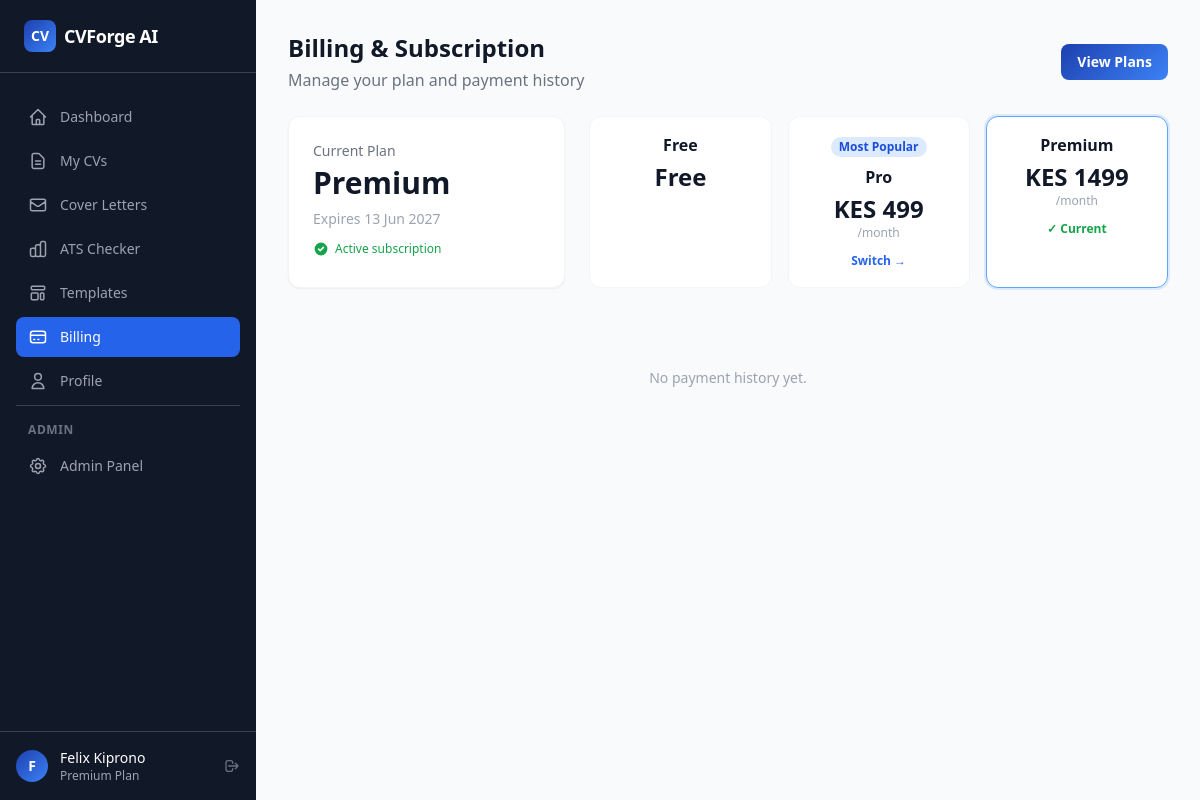
Page /billing/ (signed in) on the committed database.
### app/models.py (models this page shows, shortened)
class User(db.Model, UserMixin):
    __tablename__ = "users"
    id = db.Column(db.Integer, primary_key=True)
    email = db.Column(db.String(255), unique=True, nullable=False, index=True)
    username = db.Column(db.String(80), unique=True, nullable=True, index=True)
    password_hash = db.Column(db.String(255), nullable=True)
    first_name = db.Column(db.String(80), nullable=True)
    last_name = db.Column(db.String(80), nullable=True)
    avatar_url = db.Column(db.String(500), nullable=True)
    google_id = db.Column(db.String(255), unique=True, nullable=True, index=True)
    oauth_provider = db.Column(db.String(50), nullable=True)
    is_active = db.Column(db.Boolean, default=True, nullable=False)
    is_admin = db.Column(db.Boolean, default=False, nullable=False)
    is_verified = db.Column(db.Boolean, default=False, nullable=False)
    verification_token = db.Column(db.String(255), nullable=True)
    reset_token = db.Column(db.String(255), nullable=True)
    reset_token_expires = db.Column(db.DateTime(timezone=True), nullable=True)
    plan = db.Column(db.String(20), default="free", nullable=False)
    plan_expires_at = db.Column(db.DateTime(timezone=True), nullable=True)
    created_at = db.Column(db.DateTime(timezone=True), default=utcnow, nullable=False)
    updated_at = db.Column(db.DateTime(timezone=True), default=utcnow, onupdate=utcnow, nullable=False)
    last_login_at = db.Column(db.DateTime(timezone=True), nullable=True)
    profile = db.relationship("Profile", backref="user", uselist=False, lazy="joined", cascade="all, delete-orphan")
    resumes = db.relationship("Resume", backref="user", lazy="dynamic", cascade="all, delete-orphan")
    cover_letters = db.relationship("CoverLetter", backref="user", lazy="dynamic", cascade="all, delete-orphan")
    subscriptions = db.relationship("Subscription", backref="user", lazy="dynamic", cascade="all, delete-orphan")
    payments = db.relationship("Payment", backref="user", lazy="dynamic", cascade="all, delete-orphan")
    ai_usages = db.relationship("AIUsage", backref="user", lazy="dynamic", cascade="all, delete-orphan")
    activity_logs = db.relationship("ActivityLog", backref="user", lazy="dynamic", cascade="all, delete-orphan")
    notifications = db.relationship("Notification", backref="user", lazy="dynamic", cascade="all, delete-orphan")
    @property
    def is_premium(self) -> bool:
        if self.plan in ("pro", "premium") and self.plan_expires_at:
            return _make_aware(self.plan_expires_at) > datetime.now(timezone.utc)
        return False
    @property
    def full_name(self) -> str:
        parts = filter(None, [self.first_name, self.last_name])
        return " ".join(parts) or self.email.split("@")[0]
    def get_active_subscription(self):
        return (
            self.subscriptions
            .filter_by(status="active")
            .order_by(Subscription.end_date.desc())
            .first()
        )

class PricingPlan(db.Model):
    __tablename__ = "pricing_plans"
    id = db.Column(db.Integer, primary_key=True)
    slug = db.Column(db.String(20), unique=True, nullable=False)
    name = db.Column(db.String(50), nullable=False)
    price_kes = db.Column(db.Integer, nullable=False, default=0)
    billing_period = db.Column(db.String(20), default="month")
    is_active = db.Column(db.Boolean, default=True)
    is_popular = db.Column(db.Boolean, default=False)
    sort_order = db.Column(db.Integer, default=0)
    features = db.Column(db.JSON, nullable=True)
    daily_cv_limit = db.Column(db.Integer, default=3)
    daily_cover_letter_limit = db.Column(db.Integer, default=3)
    daily_ats_limit = db.Column(db.Integer, default=5)
    allow_docx = db.Column(db.Boolean, default=False)
    allow_version_history = db.Column(db.Boolean, default=False)
    allow_career_coach = db.Column(db.Boolean, default=False)
    created_at = db.Column(db.DateTime(timezone=True), default=utcnow)
    updated_at = db.Column(db.DateTime(timezone=True), default=utcnow, onupdate=utcnow)

### app/routes/billing.py (the view)
@billing_bp.route("/")
@login_required
def index():
    subscriptions = (current_user.subscriptions
                     .order_by(Subscription.created_at.desc()).all())
    payments = (current_user.payments
                .order_by(Payment.created_at.desc()).all())
    active_sub = current_user.get_active_subscription()
    plans = PricingPlan.query.filter_by(is_active=True).order_by(PricingPlan.sort_order).all()
    return render_template("billing/index.html",
                           subscriptions=subscriptions,
                           payments=payments,
                           active_sub=active_sub,
                           plans=plans)

### app/__init__.py (called while the page is built)
@login_manager.user_loader
def load_user(user_id):
    return db.session.get(User, int(user_id))

### app/models.py (called while the page is built)
def _make_aware(dt):
    if dt is None:
        return None
    if dt.tzinfo is None:
        return dt.replace(tzinfo=timezone.utc)
    return dt

### app/templates/billing/index.html (shortened to what this page needs)
{% extends "base_dashboard.html" %}
{% block page_title %}Billing & Subscription{% endblock %}
{% block page_subtitle %}Manage your plan and payment history{% endblock %}
{% block page_actions %}
  <a href="{{ url_for('billing.plans') }}"
     class="inline-flex items-center gap-2 px-4 py-2 rounded-lg gradient-brand text-white text-sm font-semibold hover:opacity-90 transition">
    View Plans
  </a>
{% endblock %}
{% block content %}
<div class="grid lg:grid-cols-3 gap-6 mb-8">
  <div class="lg:col-span-1 bg-white rounded-xl border border-gray-100 shadow-sm p-6">
    <p class="text-sm font-medium text-gray-500 mb-1">Current Plan</p>
    <p class="text-3xl font-bold text-gray-900 capitalize">{{ current_user.plan }}</p>
    {% if current_user.plan_expires_at %}
    <p class="text-sm text-gray-400 mt-2">
      Expires {{ current_user.plan_expires_at.strftime('%d %b %Y') }}
    </p>
    {% endif %}
    {% if not current_user.is_premium %}
    <a href="{{ url_for('billing.plans') }}"
       class="mt-4 block w-full text-center py-2.5 rounded-lg gradient-brand text-white text-sm font-semibold hover:opacity-90 transition">
      ⚡ Upgrade to Pro
    </a>
    {% else %}
    <span class="mt-3 inline-flex items-center gap-1.5 text-xs font-medium text-green-600">
      <svg class="w-4 h-4" fill="currentColor" viewBox="0 0 20 20">
        <path fill-rule="evenodd" d="M10 18a8 8 0 100-16 8 8 0 000 16zm3.707-9.293a1 1 0 00-1.414-1.414L9 10.586 7.707 9.293a1 1 0 00-1.414 1.414l2 2a1 1 0 001.414 0l4-4z" clip-rule="evenodd"/>
      </svg>
      Active subscription
    </span>
    {% endif %}
  </div>
  <div class="lg:col-span-2 grid sm:grid-cols-3 gap-4">
    {% for plan in plans %}
    <div class="bg-white rounded-xl border {% if plan.slug == current_user.plan %}border-blue-400 ring-2 ring-blue-100{% else %}border-gray-100{% endif %} p-4 text-center">
      {% if plan.is_popular %}
      <span class="text-xs font-semibold px-2 py-0.5 rounded-full bg-blue-100 text-blue-700 mb-2 inline-block">Most Popular</span>
      {% endif %}
      <p class="font-bold text-gray-900">{{ plan.name }}</p>
      <p class="text-2xl font-bold mt-1">
        {% if plan.price_kes == 0 %}Free{% else %}KES {{ plan.price_kes }}{% endif %}
      </p>
      {% if plan.price_kes > 0 %}
      <p class="text-xs text-gray-400">/{{ plan.billing_period }}</p>
      {% endif %}
      {% if plan.slug != current_user.plan and plan.price_kes > 0 %}
      <a href="{{ url_for('billing.plans') }}"
         class="mt-3 block text-xs font-semibold text-blue-600 hover:underline">Switch →</a>
      {% elif plan.slug == current_user.plan %}
      <p class="mt-3 text-xs font-semibold text-green-600">✓ Current</p>
      {% endif %}
    </div>
    {% endfor %}
  </div>
</div>
{% if payments %}
<div class="bg-white rounded-xl border border-gray-100 shadow-sm overflow-hidden">
  <div class="px-6 py-4 border-b border-gray-100">
    <h2 class="font-semibold text-gray-900">Payment History</h2>
  </div>
  <div class="overflow-x-auto">
    <table class="w-full text-sm">
      <thead class="bg-gray-50 text-gray-500 text-xs uppercase tracking-wider">
        <tr>
          <th class="px-6 py-3 text-left">Date</th>
          <th class="px-6 py-3 text-left">Plan</th>
          <th class="px-6 py-3 text-left">Amount</th>
          <th class="px-6 py-3 text-left">Status</th>
          <th class="px-6 py-3 text-left">Reference</th>
        </tr>
      </thead>
      <tbody class="divide-y divide-gray-50">
        {% for payment in payments %}
        <tr class="hover:bg-gray-50">
          <td class="px-6 py-3 text-gray-600">{{ payment.created_at.strftime('%d %b %Y') }}</td>
          <td class="px-6 py-3 capitalize text-gray-900 font-medium">
            {{ payment.subscription.plan if payment.subscription else '—' }}
          </td>
          <td class="px-6 py-3 font-medium">KES {{ payment.amount }}</td>
          <td class="px-6 py-3">
            <span class="px-2 py-0.5 rounded-full text-xs font-semibold
              {% if payment.status == 'success' %}bg-green-100 text-green-700
              {% elif payment.status == 'pending' %}bg-yellow-100 text-yellow-700
              {% else %}bg-red-100 text-red-700{% endif %}">
              {{ payment.status }}
            </span>
          </td>
          <td class="px-6 py-3 text-gray-400 text-xs font-mono">
            {{ payment.lipana_transaction_id or payment.lipana_checkout_request_id or '—' }}
          </td>
        </tr>
        {% endfor %}
      </tbody>
    </table>
  </div>
</div>
{% else %}
<div class="text-center py-12 text-gray-400 text-sm">No payment history yet.</div>
{% endif %}
{% endblock %}

### app/templates/base_dashboard.html (shortened to what this page needs)
{% extends "base.html" %}
{% block body %}
<div class="min-h-screen flex" x-data="{sidebarOpen: false}">
  <aside class="hidden lg:flex lg:flex-col lg:w-64 lg:fixed lg:inset-y-0 bg-gray-900 text-white">
    <div class="flex items-center gap-2 px-6 py-5 border-b border-gray-700">
      <div class="w-8 h-8 rounded-lg gradient-brand flex items-center justify-center text-white font-bold text-sm">CV</div>
      <span class="font-bold text-lg tracking-tight">CVForge AI</span>
    </div>
    <nav class="flex-1 px-4 py-6 space-y-1 overflow-y-auto">
      {% for endpoint, icon_path, label in nav %}
      <a href="{{ url_for(endpoint) }}"
         class="flex items-center gap-3 px-3 py-2.5 rounded-lg text-sm font-medium transition-colors
         {% if request.endpoint == endpoint %}bg-blue-600 text-white{% else %}text-gray-400 hover:bg-gray-800 hover:text-white{% endif %}">
        <svg class="w-5 h-5 flex-shrink-0" fill="none" viewBox="0 0 24 24" stroke="currentColor" stroke-width="1.8">
          <path stroke-linecap="round" stroke-linejoin="round" d="{{ icon_path }}"/>
        </svg>
        {{ label }}
      </a>
      {% endfor %}
      {% if current_user.is_admin %}
      <div class="pt-4 mt-4 border-t border-gray-700">
        <p class="px-3 text-xs font-semibold text-gray-500 uppercase tracking-wider mb-2">Admin</p>
        <a href="{{ url_for('admin.index') }}"
           class="flex items-center gap-3 px-3 py-2.5 rounded-lg text-sm font-medium text-gray-400 hover:bg-gray-800 hover:text-white transition-colors">
          Admin Panel
        </a>
      </div>
      {% endif %}
    </nav>
    <div class="px-4 py-4 border-t border-gray-700">
      <div class="flex items-center gap-3">
        <div class="w-8 h-8 rounded-full gradient-brand flex items-center justify-center text-white text-sm font-bold flex-shrink-0">
          {{ current_user.first_name[0]|upper if current_user.first_name else current_user.email[0]|upper }}
        </div>
        <div class="flex-1 min-w-0">
          <p class="text-sm font-medium text-white truncate">{{ current_user.full_name }}</p>
          <p class="text-xs text-gray-400 capitalize">{{ current_user.plan }} plan</p>
        </div>
        <a href="{{ url_for('auth.logout') }}" title="Logout"
           class="text-gray-500 hover:text-white transition-colors">
          <svg class="w-4 h-4" fill="none" viewBox="0 0 24 24" stroke="currentColor">
            <path stroke-linecap="round" stroke-linejoin="round" stroke-width="2"
                  d="M17 16l4-4m0 0l-4-4m4 4H7m6 4v1a3 3 0 01-3 3H6a3 3 0 01-3-3V7a3 3 0 013-3h4a3 3 0 013 3v1"/>
          </svg>
        </a>
      </div>
    </div>
  </aside>
  <div class="flex-1 lg:ml-64 flex flex-col min-h-screen">
    <main class="flex-1 p-4 lg:p-8">
      {% if self.page_title() %}
      <div class="mb-6 flex items-center justify-between gap-4">
        <div>
          <h1 class="text-2xl font-bold text-gray-900">{% block page_title %}{% endblock %}</h1>
          {% if self.page_subtitle() %}
          <p class="text-gray-500 mt-1">{% block page_subtitle %}{% endblock %}</p>
          {% endif %}
        </div>
        <div class="flex gap-2">{% block page_actions %}{% endblock %}</div>
      </div>
      {% endif %}
      {% block content %}{% endblock %}
    </main>
  </div>
</div>
{% endblock %}

### app/templates/base.html (style rules this page uses)
.gradient-brand { background:linear-gradient(135deg,#1e40af 0%,#3b82f6 100%) }

### rows in the picture
User: first_name "F", full_name "Felix Kiprono", plan "Premium", plan_expires_at "13 Jun 2027"
PricingPlan: name "Free", price_kes "Free"
PricingPlan: is_popular "Most Popular", name "Pro", price_kes "499", billing_period "month"
PricingPlan: name "Premium", price_kes "1499", billing_period "month", slug "✓ Current"

### other values in the picture
{{ label }} "Dashboard" "My CVs" "Cover Letters" "ATS Checker" "Templates" "Billing" "Profile"
